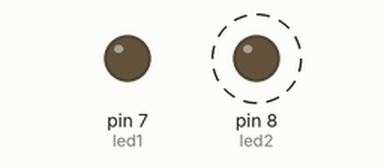
Bench run of a sketch on a simulated Arduino Uno, built with avr-gcc and run on an emulated ATmega328P. On the bench: output pins drawn as LEDs (lit = HIGH). Dashed ring = blinking.

Above: at 0.2 s.
At 9.7 s:
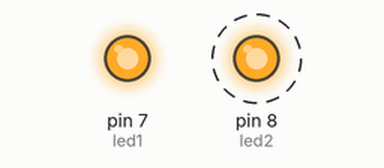
Timing chart, 0 to 13.0 s (numbered marks = the images above):
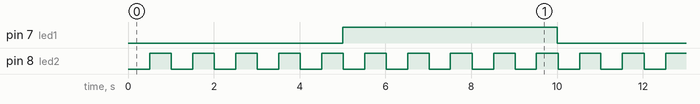

Measured:
- by itself, pin 7 (led1): alternates HIGH for 5.0 s and LOW for 5.0 s
- by itself, pin 8 (led2): alternates HIGH for 0.50 s and LOW for 0.50 s
- by itself, everything shown: repeats every 10.0 s, in 22 steps

The sketch:

smart_debug1.ino
```cpp
/*********************************************
 * smart_debug1
 * Einfache Blinkschaltung ohne Debug - Code
 *
 * 12.08.2018 Der Hobbyelektroniker
 * Vers. 1.0
 * Der Code ist lizenzfrei und darf von jedermann frei verwendet werden
 *********************************************/

const int led1 = 7;
const int led2 = 8;

void setup() {
  pinMode(led1,OUTPUT);
  pinMode(led2,OUTPUT);
}


void blinkLed1() {
  const unsigned long waitTime = 5000;
  static unsigned long oldTime = 0;
  static int state = LOW;

  if (oldTime + waitTime < millis()) {
    if (state == LOW) state = HIGH; else state = LOW;
    oldTime = millis();
    digitalWrite(led1,state);
  }
}

void blinkLed2() {
  const unsigned long waitTime = 500;
  static unsigned long oldTime = 0;
  static int state = LOW;

  if (oldTime + waitTime < millis()) {
    if (state == LOW) state = HIGH; else state = LOW;
    oldTime = millis();
    digitalWrite(led2,state);
  }
}


void loop() {
  blinkLed1();
  blinkLed2();
}
```
